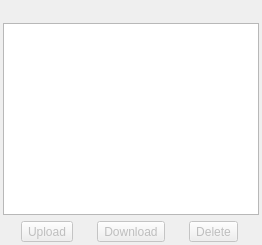
       <widget class="QWidget" name="filesTab">
        <attribute name="title">
         <string>Files</string>
        </attribute>
        <layout class="QVBoxLayout" name="verticalLayout_4">
         <property name="leftMargin">
          <number>3</number>
         </property>
         <property name="topMargin">
          <number>3</number>
         </property>
         <property name="rightMargin">
          <number>3</number>
         </property>
         <property name="bottomMargin">
          <number>3</number>
         </property>
         <item>
          <widget class="QLabel" name="channelLabel">
           <property name="text">
            <string/>
           </property>
          </widget>
         </item>
         <item>
          <widget class="FilesView" name="filesView">
           <property name="editTriggers">
            <set>QAbstractItemView::NoEditTriggers</set>
           </property>
           <property name="dragEnabled">
            <bool>false</bool>
           </property>
           <property name="dragDropMode">
            <enum>QAbstractItemView::DropOnly</enum>
           </property>
           <property name="alternatingRowColors">
            <bool>true</bool>
           </property>
           <property name="selectionMode">
            <enum>QAbstractItemView::ExtendedSelection</enum>
           </property>
           <property name="selectionBehavior">
            <enum>QAbstractItemView::SelectRows</enum>
           </property>
           <property name="indentation">
            <number>0</number>
           </property>
           <property name="rootIsDecorated">
            <bool>false</bool>
           </property>
           <property name="itemsExpandable">
            <bool>false</bool>
           </property>
           <property name="expandsOnDoubleClick">
            <bool>false</bool>
           </property>
          </widget>
         </item>
         <item>
          <layout class="QHBoxLayout" name="horizontalLayout">
           <item>
            <widget class="QToolButton" name="uploadButton">
             <property name="enabled">
              <bool>false</bool>
             </property>
             <property name="toolTip">
              <string>Upload</string>
             </property>
             <property name="text">
              <string>Upload</string>
             </property>
             <property name="icon">
              <iconset resource="resources.qrc">
               <normaloff>:/images/images/upload.png</normaloff>:/images/images/upload.png</iconset>
             </property>
             <property name="iconSize">
              <size>
               <width>20</width>
               <height>20</height>
              </size>
             </property>
            </widget>
           </item>
           <item>
            <widget class="QToolButton" name="downloadButton">
             <property name="enabled">
              <bool>false</bool>
             </property>
             <property name="toolTip">
              <string>Download</string>
             </property>
             <property name="text">
              <string>Download</string>
             </property>
             <property name="icon">
              <iconset resource="resources.qrc">
               <normaloff>:/images/images/download.png</normaloff>:/images/images/download.png</iconset>
             </property>
             <property name="iconSize">
              <size>
               <width>20</width>
               <height>20</height>
              </size>
             </property>
            </widget>
           </item>
           <item>
            <widget class="QToolButton" name="deleteButton">
             <property name="enabled">
              <bool>false</bool>
             </property>
             <property name="toolTip">
              <string>Delete</string>
             </property>
             <property name="text">
              <string>Delete</string>
             </property>
             <property name="icon">
              <iconset resource="resources.qrc">
               <normaloff>:/images/images/delete.png</normaloff>:/images/images/delete.png</iconset>
             </property>
             <property name="iconSize">
              <size>
               <width>20</width>
               <height>20</height>
              </size>
             </property>
            </widget>
           </item>
          </layout>
         </item>
        </layout>
       </widget>
